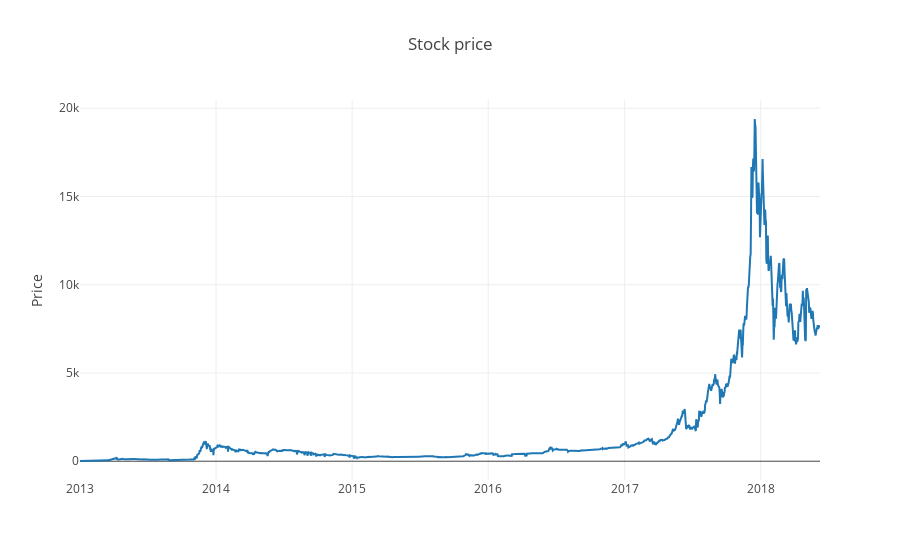
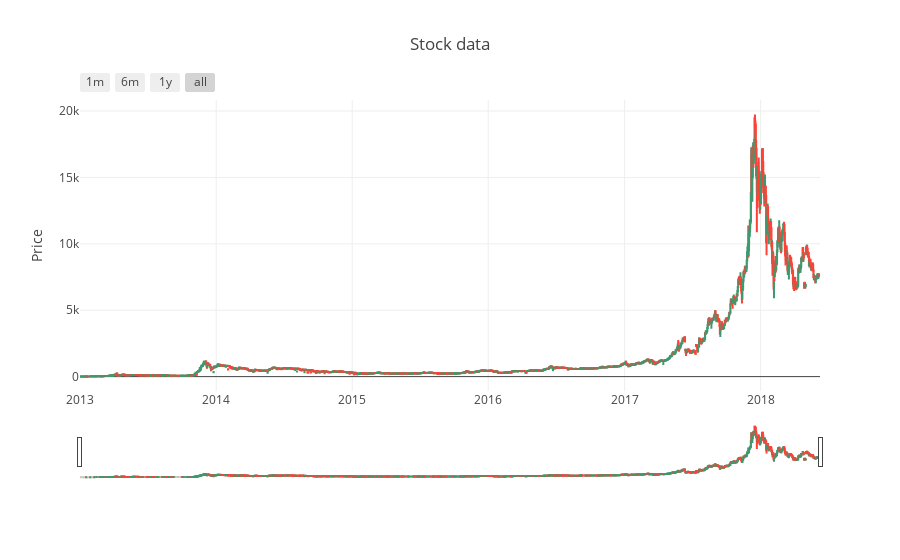

Source (notebook cell) for these figures, in order:
### Code cell
da.plotscatter(df_raw[['Close']])
da.candleplot(df_raw)

### Figure 1 — Plotly figure (JSON) as saved in the notebook; plotly's stock layout.template omitted (floating-point values rounded to 4 significant figures; data arrays with more than 128 entries replaced by an {"elided": "..."} marker saying what was removed)
{"data": [{"name": "Close", "type": "scatter", "x": {"elided": "1986 str values"}, "y": {"elided": "1986 float values"}}], "layout": {"legend": {"orientation": "h"}, "title": "Stock price", "yaxis": {"title": "Price"}}}

### Figure 2 — Plotly figure (JSON) as saved in the notebook; plotly's stock layout.template omitted (floating-point values rounded to 4 significant figures; data arrays with more than 128 entries replaced by an {"elided": "..."} marker saying what was removed)
{"data": [{"close": {"elided": "1986 float values"}, "high": {"elided": "1986 float values"}, "low": {"elided": "1986 float values"}, "name": "Name", "open": {"elided": "1986 float values"}, "type": "candlestick", "x": {"elided": "1986 str values"}}], "layout": {"legend": {"orientation": "h"}, "title": "Stock data", "xaxis": {"rangeselector": {"buttons": [{"count": 1, "label": "1m", "step": "month", "stepmode": "backward"}, {"count": 6, "label": "6m", "step": "month", "stepmode": "backward"}, {"count": 1, "label": "1y", "step": "year", "stepmode": "backward"}, {"step": "all"}]}}, "yaxis": {"title": "Price"}}}
